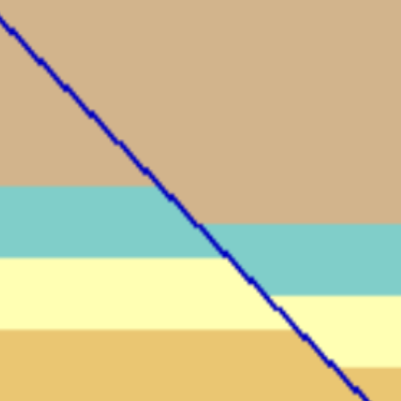
#> input picture data/fault.png, 401 x 401 px
$ python 18_wave_geological.py
#> lines starting #> are read from the running program, lines starting #| are printed output that depends on the picture
### Libs/seismic.py
import matplotlib.pyplot as plt
import skimage.io
import numpy as np
#-----------------------------------------------------------------------------------------#
from scipy import ndimage
from scipy.ndimage import gaussian_filter
from examples.seismic import Receiver, RickerSource, Model, plot_velocity, TimeAxis, AcquisitionGeometry
from examples.seismic.acoustic import AcousticWaveSolver
from devito import TimeFunction, Eq, solve, Operator, ConditionalDimension
from sklearn.cluster import KMeans
#-----------------------------------------------------------------------------------------#

def plot_velocity_custom(model, title):
	fig = plt.figure(figsize=(10, 10))
	ax = fig.add_subplot(1, 1, 1)  # specify (nrows, ncols, axnum)
	# NOTE convert model size to km by dividing 100
	extent=[0, model.shape[1]/100, model.shape[0]/100, 0]
	cax = ax.imshow(model, cmap='jet', extent=extent)
	ax.xaxis.set_label_position('bottom')
	ax.xaxis.tick_bottom()
	ax.set_xlabel('distance (km)')
	ax.set_ylabel('depth (km)')
	plt.title(title)
	cbar = fig.colorbar(cax, orientation='vertical', fraction=0.047, pad=0.01, shrink=1.0)
	cbar.set_label('velocity (km/s)', labelpad=18, rotation=270)
	# plt.savefig('image_out/' + save_file + '.svg', format='svg', bbox_inches='tight', transparent=True, pad_inches=0)
	plt.show()

def scaling_velocity(y, lowest_value, highest_value):
	y = (y - y.min()) / (y.max() - y.min())
	return y * (highest_value - lowest_value) + lowest_value

def convert2velocity(img, filter_sigma):
	img = scaling_velocity(img, 2.0, 4.5)
	return gaussian_filter(img, sigma=filter_sigma)

# [28 lines left out: functions clip, plot_processed_shot, not called in this run]

def wave_propagation_pipeline(space_order,
                              time_order,
                              image,
                              simulation_time_start,
                              simulation_time_stop,
					          source_frequency,
                              source_depth,
                              number_of_snapshot,
                              number_of_save_snapshot
                             ):

	'''
	step 1: define model size and geometry. For implicity, the model size is fixed by using nx x nx, 401 x 401. In other words, we use image having pixel x pixel, 401 x 401.
	'''

	# nx = 401; nz = 401; nb = 100
	nx = image.shape[1]; nz = image.shape[0]; nb = 100
	shape = (nx, nz)
	spacing = (6., 6.) # grid spacing
	origin = (0., 0.)
	model = Model(vp=np.transpose(image), origin=origin, shape=shape, spacing=spacing, space_order=space_order, nbl=100, bcs='damp')

	'''
	step 2: create layout for source and geophone acquisition
	'''

	dt = model.critical_dt  # Time step from model grid spacing
	time_range = TimeAxis(start=simulation_time_start, stop=simulation_time_stop, step=dt)
	nt = time_range.num  # number of time steps
	# NOTE source position
	src = RickerSource(name='src', grid=model.grid, f0=source_frequency, time_range=time_range)
	# NOTE source layout
	src.coordinates.data[0, :] = (np.array(model.domain_size) - (nb*2*6)) * .5
	src.coordinates.data[0, -1] = 50 - nb*6 # source depth
	# NOTE reciever positions
	rec = Receiver(name='rec', grid=model.grid, npoint=101, time_range=time_range)
	rec.coordinates.data[:, 0] = np.linspace(0, model.domain_size[0], num=101)
	rec.coordinates.data[:, 1] = source_depth  # receiver depth
	depth = rec.coordinates.data[:, 1]
	# NOTE plot velocity model and acquisition
	# plot_velocity(model, source=src.coordinates.data, receiver=rec.coordinates.data[::4, :])

	'''
	step 3: locate point source and compute stencil
	'''

	# NOTE locate source
	vnx = nx+nb*2 # Used for reshaping model
	vnz = nz+nb*2
	factor = round(nt / number_of_snapshot)
	print(f"factor is {factor}")
	# NOTE define finite difference (mathematical method to solve wave equation)
	time_subsampled = ConditionalDimension('t_sub', parent=model.grid.time_dim, factor=factor)
	usave = TimeFunction(name='usave', grid=model.grid, time_order=time_order, space_order=space_order, save=number_of_snapshot, time_dim=time_subsampled)
	print(time_subsampled)
	# NOTE inject point source
	u = TimeFunction(name="u", grid=model.grid, time_order=time_order, space_order=space_order)
	pde = model.m * u.dt2 - u.laplace + model.damp * u.dt
	stencil = Eq(u.forward, solve(pde, u.forward))
	src_term = src.inject(field=u.forward, expr=src * dt**2 / model.m, offset=model.nbl)
	rec_term = rec.interpolate(expr=u, offset=model.nbl)

	'''
	step 4: solve wave equation
	'''

	op1 = Operator([stencil] + src_term + rec_term, subs=model.spacing_map)  # usual operator
	op2 = Operator([stencil] + src_term + [Eq(usave, u)] + rec_term, subs=model.spacing_map)  # operator with snapshots
	op1(time=nt - 2, dt=model.critical_dt)  # run only for comparison
	u.data.fill(0.)
	op2(time=nt - 2, dt=model.critical_dt)

	'''
	step 5: save snapshot as .npy
	'''

	print('Saving snaps file')
	print('Dimensions: nz = {:d}, nx = {:d}'.format(nz + 2 * nb, nx + 2 * nb))
	filename = '../snapshots/snaps2.bin'
	usave.data.tofile(filename)
	fobj = open(filename, 'rb')
	snaps = np.fromfile(fobj, dtype=np.float32)
	snaps = np.reshape(snaps, (number_of_snapshot, vnx, vnz))
	fobj.close()

	'''
	step 6: load computed snapshots from .npy files and plot wave propagation in each time step.
	'''

	plt.rcParams['figure.figsize'] = (20, 20)  # Increases figure size
	imcnt = 1 # Image counter for plotting
	number_of_save_snapshot = number_of_save_snapshot # Number of images to plot
	snap = '../snapshots/timestep_'
	for i in range(0, number_of_save_snapshot):
		imcnt = imcnt + 1
		ind = i * int(number_of_snapshot/number_of_save_snapshot)
		np.save(snap + str(imcnt), np.transpose(snaps[ind, :, :]))

	imcnt = 1 # Image counter for plotting
	for i in range(0, number_of_save_snapshot):
		imcnt = imcnt + 1
		ind = i * int(number_of_snapshot/number_of_save_snapshot)
		dummy = np.load(snap + str(imcnt) + '.npy')
		plt.imshow(dummy, cmap='gray')
		plt.title('Time Step: ' + str(imcnt))
		# save_file = ('timestep_' + str(imcnt))
		# plt.savefig('../snap_images/' + save_file + '.svg', format='svg', bbox_inches='tight', transparent=True, pad_inches=0)
		plt.show()

# [68 lines left out: functions plot_processed_shot, receiver_pipeline, compute_kmeans, not called in this run]

### 18_wave_geological.py
import sys
sys.path.append('./Libs')
import seismic as S
#-----------------------------------------------------------------------------------------#
import numpy as np
import matplotlib.pyplot as plt
import imageio.v2 as imageio
#-----------------------------------------------------------------------------------------#

'''
step 1: importing image with fixed model size at 401x401 pixels
'''

image = imageio.imread('data/fault.png') / 255
image = image[:, :, 0]
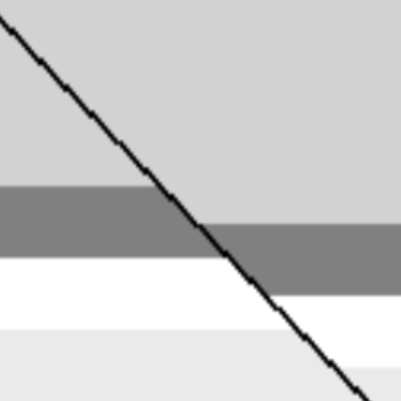
#> image: shape (401, 401) float64; min 0, max 1, mean 0.801
image = S.convert2velocity(image, 1)
S.plot_velocity_custom(image, 'Geological Structure')
#> in plot_velocity_custom, `plt.show()`:
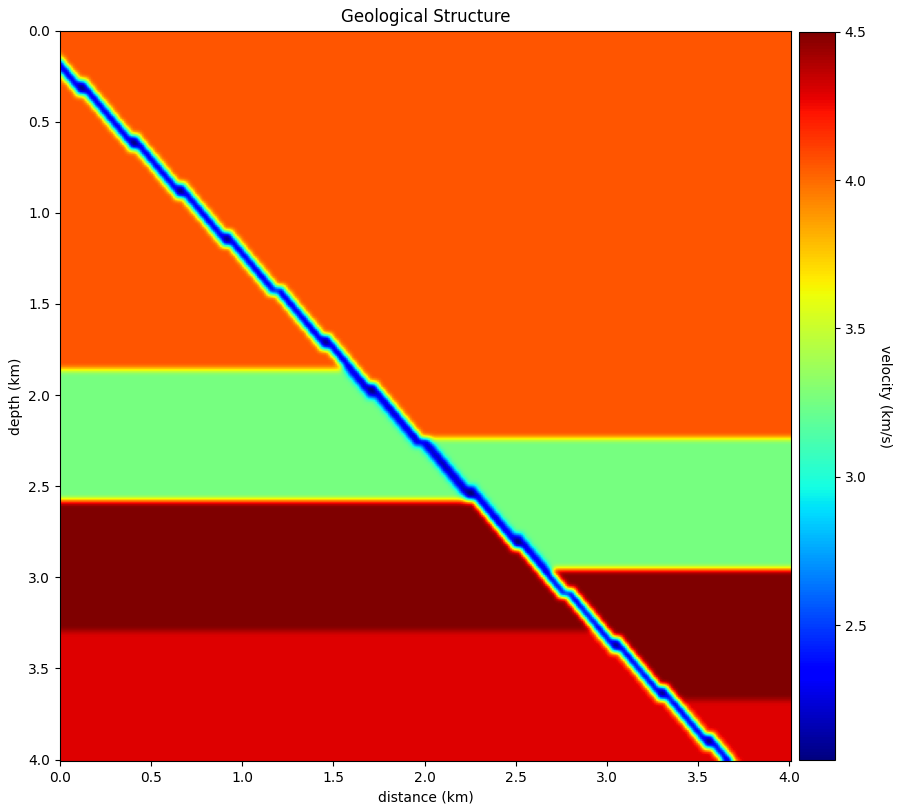
#> figure drawn by matplotlib, 2 panels

'''
step 2: generate wave propagation.
'''

S.wave_propagation_pipeline(space_order = 6,
                            time_order = 2,
                            image = image,
                            simulation_time_start = 0.,
							simulation_time_stop = 800.,
							source_frequency = 0.04, # unit MHz
                            source_depth = 20, # unit meter
                            number_of_snapshot = 103,
                            number_of_save_snapshot = 5)
#> (the call stopped at in wave_propagation_pipeline, `model = Model(vp=np.transpose(image), origin=origin, shape=shape, spac..`: examples is not available in this run)
